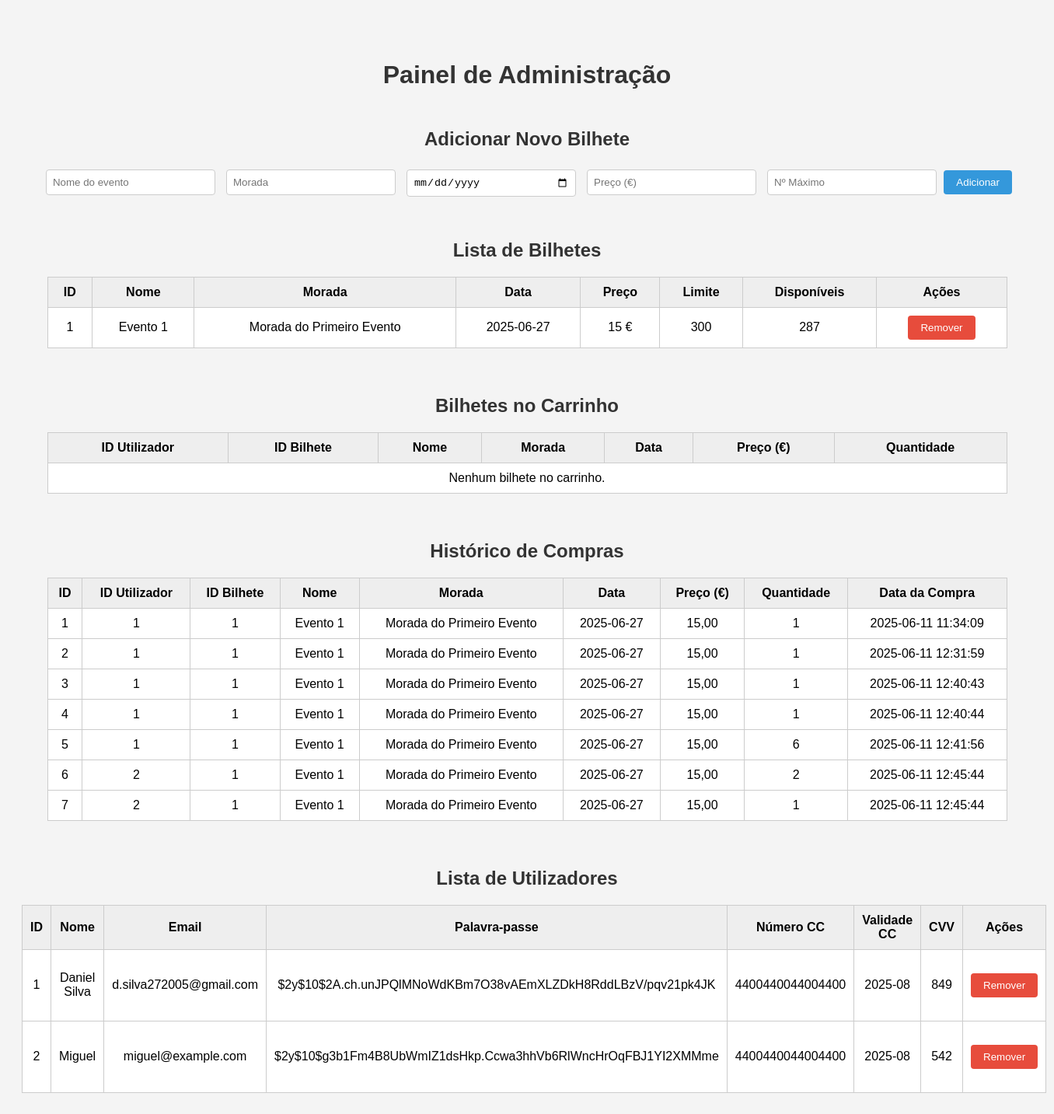
Screenshot of /WebSite/php_scripts/admin_page.php with the database file from the repository.
### tables this page shows
CREATE TABLE lista_bilhetes (
        id INTEGER PRIMARY KEY AUTOINCREMENT,
        nome TEXT NOT NULL,
        morada TEXT NOT NULL,
        dia TEXT NOT NULL,
        preco REAL NOT NULL,
        limite INTEGER,
        disponiveis INTEGER
    );

CREATE TABLE historico (
        id INTEGER PRIMARY KEY AUTOINCREMENT,
        user_id INTEGER,
        id_bilhete INTEGER,
        nome TEXT NOT NULL,
        morada TEXT NOT NULL,
        dia TEXT NOT NULL,
        preco REAL NOT NULL,
        quantidade INTEGER,
        data_compra TEXT
    );

CREATE TABLE dados_cliente (
        user_id INTEGER PRIMARY KEY AUTOINCREMENT,
        nome TEXT NOT NULL,
        email TEXT NOT NULL,
        palavrapasse TEXT NOT NULL,
        num_cc INTEGER,
        validade_cc TEXT NOT NULL,
        cvv_cc INTEGER
    );

### WebSite/php_scripts/admin_page.php (the view, shortened to what this page needs)
<?php
$db = new SQLite3('../../DataBase/venda_bilhetes.db');
$bilhetes = [];
$result = $db->query("SELECT * FROM lista_bilhetes");
while ($row = $result->fetchArray(SQLITE3_ASSOC)) {
    $bilhetes[] = $row;
}
$bilhetes_carrinho = [];
$historico = [];
$resultHistorico = $db->query("SELECT * FROM historico");
while ($row = $resultHistorico->fetchArray(SQLITE3_ASSOC)) {
    $historico[] = $row;
}
$utilizadores = [];
$resultUsers = $db->query("SELECT * FROM dados_cliente");
while ($row = $resultUsers->fetchArray(SQLITE3_ASSOC)) {
    $utilizadores[] = $row;
}
?>
<!DOCTYPE html>
<html lang="pt">
<head>
</head>
<body>
<h1>Painel de Administração</h1>
<section id="gestao-bilhetes">
    <h2>Adicionar Novo Bilhete</h2>
    <form method="POST">
        <input type="text" name="nome" placeholder="Nome do evento" required>
        <input type="text" name="morada" placeholder="Morada" required>
        <input type="date" name="dia" required>
        <input type="number" name="preco" placeholder="Preço (€)" required>
        <input type="number" name="limite" placeholder="Nº Máximo" required>
        <button class="add" type="submit" name="adicionar">Adicionar</button>
    </form>
    <h2>Lista de Bilhetes</h2>
    <table>
        <tr>
            <th>ID</th>
            <th>Nome</th>
            <th>Morada</th>
            <th>Data</th>
            <th>Preço</th>
            <th>Limite</th>
            <th>Disponíveis</th>
            <th>Ações</th>
        </tr>
        <?php foreach ($bilhetes as $bilhete): ?>
        <tr>
            <td><?= $bilhete['id'] ?></td>
            <td><?= htmlspecialchars($bilhete['nome']) ?></td>
            <td><?= htmlspecialchars($bilhete['morada']) ?></td>
            <td><?= $bilhete['dia'] ?></td>
            <td><?= $bilhete['preco'] ?> €</td>
            <td><?= $bilhete['limite'] ?></td>
            <td><?= $bilhete['disponiveis'] ?></td>
            <td>
                <form method="POST" style="display:inline;" onsubmit="return confirm('Remover este bilhete?');">
                    <button class="remove" type="submit">Remover</button>
                </form>
            </td>
        </tr>
        <?php endforeach; ?>
    </table>
</section>
<section id="bilhetes-carrinho">
    <h2>Bilhetes no Carrinho</h2>
    <table>
        <thead>
            <tr>
                <th>ID Utilizador</th>
                <th>ID Bilhete</th>
                <th>Nome</th>
                <th>Morada</th>
                <th>Data</th>
                <th>Preço (€)</th>
                <th>Quantidade</th>
            </tr>
        </thead>
        <tbody>
            <?php if (empty($bilhetes_carrinho)): ?>
                <tr><td colspan="7">Nenhum bilhete no carrinho.</td></tr>
            <?php endif; ?>
        </tbody>
    </table>
</section>
<section id="historico">
    <h2>Histórico de Compras</h2>
    <table>
        <tr>
            <th>ID</th>
            <th>ID Utilizador</th>
            <th>ID Bilhete</th>
            <th>Nome</th>
            <th>Morada</th>
            <th>Data</th>
            <th>Preço (€)</th>
            <th>Quantidade</th>
            <th>Data da Compra</th>
        </tr>
        <?php foreach ($historico as $compra): ?>
        <tr>
            <td><?= $compra['id'] ?></td>
            <td><?= htmlspecialchars($compra['user_id']) ?></td>
            <td><?= htmlspecialchars($compra['id_bilhete']) ?></td>
            <td><?= htmlspecialchars($compra['nome']) ?></td>
            <td><?= htmlspecialchars($compra['morada']) ?></td>
            <td><?= htmlspecialchars($compra['dia']) ?></td>
            <td><?= number_format($compra['preco'], 2, ',', '.') ?></td>
            <td><?= htmlspecialchars($compra['quantidade']) ?></td>
            <td><?= htmlspecialchars($compra['data_compra']) ?></td>
        </tr>
        <?php endforeach; ?>
    </table>
</section>
<section id="utilizadores">
    <h2>Lista de Utilizadores</h2>
    <table>
        <tr>
            <th>ID</th>
            <th>Nome</th>
            <th>Email</th>
            <th>Palavra-passe</th>
            <th>Número CC</th>
            <th>Validade CC</th>
            <th>CVV</th>
            <th>Ações</th>
        </tr>
        <?php foreach ($utilizadores as $utilizador): ?>
        <tr>
            <td><?= htmlspecialchars($utilizador['user_id']) ?></td>
            <td><?= htmlspecialchars($utilizador['nome']) ?></td>
            <td><?= htmlspecialchars($utilizador['email']) ?></td>
            <td><?= htmlspecialchars($utilizador['palavrapasse']) ?></td>
            <td><?= htmlspecialchars($utilizador['num_cc']) ?></td>
            <td><?= htmlspecialchars($utilizador['validade_cc']) ?></td>
            <td><?= htmlspecialchars($utilizador['cvv_cc']) ?></td>
            <td>
                <form method="POST" onsubmit="return confirm('Tem a certeza que quer remover este utilizador?');">
                    <button class="remove" type="submit" name="remover_utilizador">Remover</button>
                </form>
            </td>
        </tr>
        <?php endforeach; ?>
    </table>
</section>
</body>
</html>

### WebSite/php_scripts/admin_page.php (style rules this page uses)
body { font-family: Arial, sans-serif; background-color: #f4f4f4; padding: 20px; }
h1, h2 { text-align: center; margin-top: 50px; color: #333; }
section { margin-bottom: 60px; }
table { width: 95%; margin: 20px auto; border-collapse: collapse; background-color: white; }
th, td { border: 1px solid #ccc; padding: 10px; text-align: center; }
th { background-color: #eee; }
form { margin: 20px auto; text-align: center; }
input[type="text"], input[type="number"], input[type="date"] { margin: 0.3rem; padding: 0.5rem; border: 1px solid #ccc; border-radius: 4px; width: 200px; }
button { padding: 0.5rem 1rem; color: white; border: none; border-radius: 4px; cursor: pointer; }
button.add { background-color: #3498db; }
button.remove { background-color: #e74c3c; }

### rows the page displays
lista_bilhetes: id "1", nome "Evento 1", morada "Morada do Primeiro Evento", dia "2025-06-27", preco "15", limite "300", disponiveis "287"
historico: id "1", user "1", id_bilhete "1", nome "Evento 1", morada "Morada do Primeiro Evento", dia "2025-06-27", preco "15,00", quantidade "1", data_compra "2025-06-11 11:34:09"
historico: id "2", user "1", id_bilhete "1", nome "Evento 1", morada "Morada do Primeiro Evento", dia "2025-06-27", preco "15,00", quantidade "1", data_compra "2025-06-11 12:31:59"
historico: id "3", user "1", id_bilhete "1", nome "Evento 1", morada "Morada do Primeiro Evento", dia "2025-06-27", preco "15,00", quantidade "1", data_compra "2025-06-11 12:40:43"
historico: id "4", user "1", id_bilhete "1", nome "Evento 1", morada "Morada do Primeiro Evento", dia "2025-06-27", preco "15,00", quantidade "1", data_compra "2025-06-11 12:40:44"
historico: id "5", user "1", id_bilhete "1", nome "Evento 1", morada "Morada do Primeiro Evento", dia "2025-06-27", preco "15,00", quantidade "6", data_compra "2025-06-11 12:41:56"
historico: id "6", user "2", id_bilhete "1", nome "Evento 1", morada "Morada do Primeiro Evento", dia "2025-06-27", preco "15,00", quantidade "2", data_compra "2025-06-11 12:45:44"
historico: id "7", user "2", id_bilhete "1", nome "Evento 1", morada "Morada do Primeiro Evento", dia "2025-06-27", preco "15,00", quantidade "1", data_compra "2025-06-11 12:45:44"
dados_cliente: user_id "1", nome "Daniel Silva", email "d.silva272005@gmail.com", palavrapasse "$2y$10$2A.ch.unJPQlMNoWdKBm7O38vAEmXLZDkH8RddLBzV/pqv21pk4JK", num_cc "4400440044004400", validade_cc "2025-08", cvv_cc "849"
dados_cliente: user_id "2", nome "Miguel", email "miguel@example.com", palavrapasse "$2y$10$g3b1Fm4B8UbWmIZ1dsHkp.Ccwa3hhVb6RlWncHrOqFBJ1YI2XMMme", num_cc "4400440044004400", validade_cc "2025-08", cvv_cc "542"
